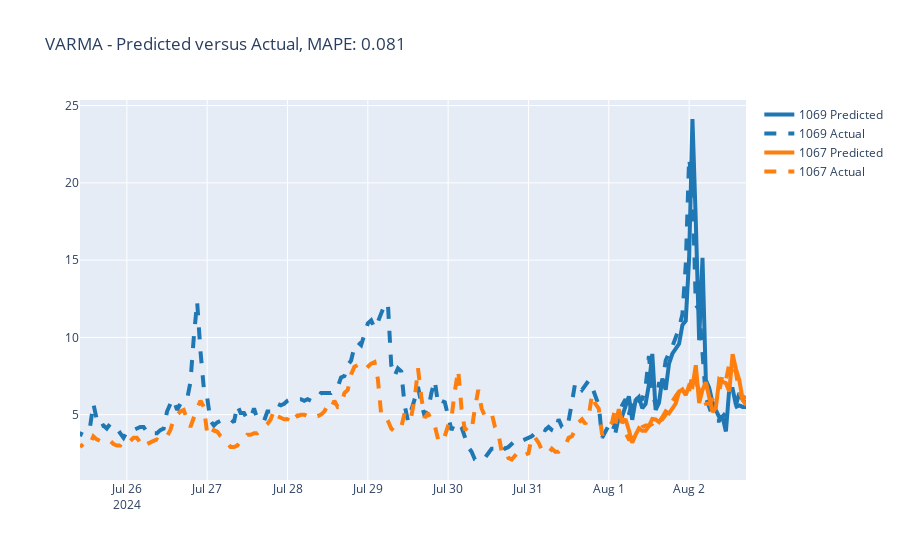

Notebook source saved alongside this figure:
### Markdown cell above
### Measuring VARMA Performance

### Code cell
graph_forecast(concatted_df_varma, "VARMA", total_vars)
